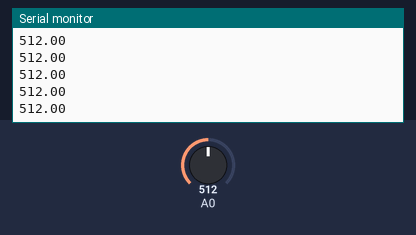
A sketch run on a simulated Arduino Uno, built with avr-gcc and run on an emulated ATmega328P. Shown: the last lines printed to the serial monitor. The inputs (shaded band) are chosen by the test bench; at power-on: A0 = 512.

Above: at 1.2 s.
1.3 s: A0 set to 716
At 1.31 s:
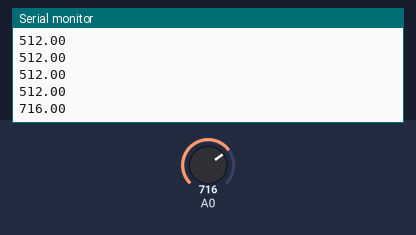
2.8 s: A0 set to 900
At 2.82 s:
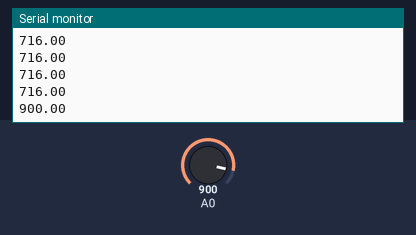
Timing chart, 0 to 5.8 s (numbered marks = the images above; inputs shaded):
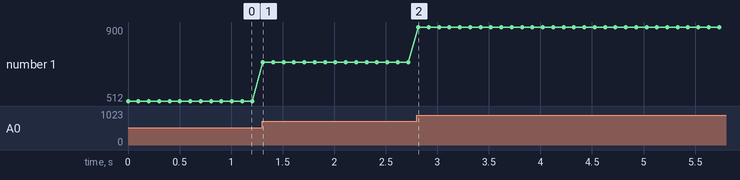

Measured:
- after the input at 1.3 s, the serial monitor: prints a new line at once (image 1)
- after the input at 2.8 s, the serial monitor: prints a new line at once (image 2)
- plotted number 1: 512 → 716 after the input at 1.3 s, 716 → 900 after the input at 2.8 s

The sketch:

IOT_GasSensor.ino
```cpp
void setup()
{
  Serial.begin(9600);
  while (!Serial) {}
}

void loop()
{
  //sensor 값 읽어오기
  float gas = analogRead(A0);
  Serial.println(gas);
  delay(100);
}
```
